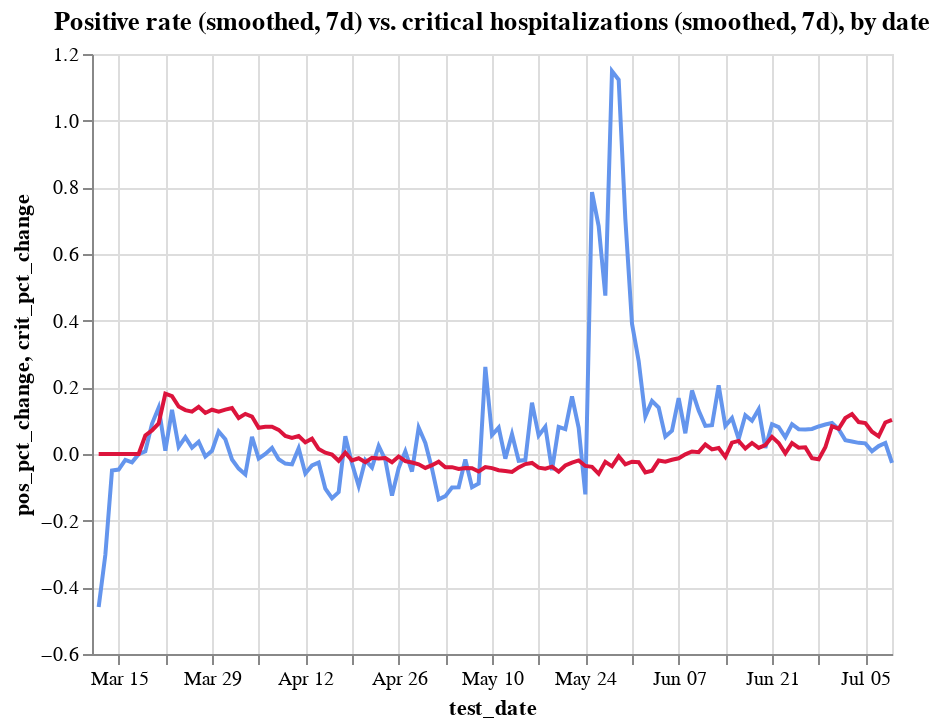

Notebook code cell kept with this figure:
### Code cell
c1 = alt.Chart(hos_and_rate
               .assign(pos_pct_change = lambda x: x.pos_pct_change.ewm(span=7).mean())
              ).mark_line(color='cornflowerblue').encode(
    x='test_date',
    y='pos_pct_change',
    tooltip=['test_date', 'positive_rate'],
)
c2 = alt.Chart(hos_and_rate
               .assign(crit_pct_change = lambda x: x.crit_pct_change.ewm(span=7).mean())
              ).mark_line(color='crimson').encode(
    x='test_date',
    y='crit_pct_change',
    tooltip=['test_date', 'critical'],
)


alt.layer(c1, c2).properties(title='Positive rate (smoothed, 7d) vs. critical hospitalizations (smoothed, 7d), by date')
